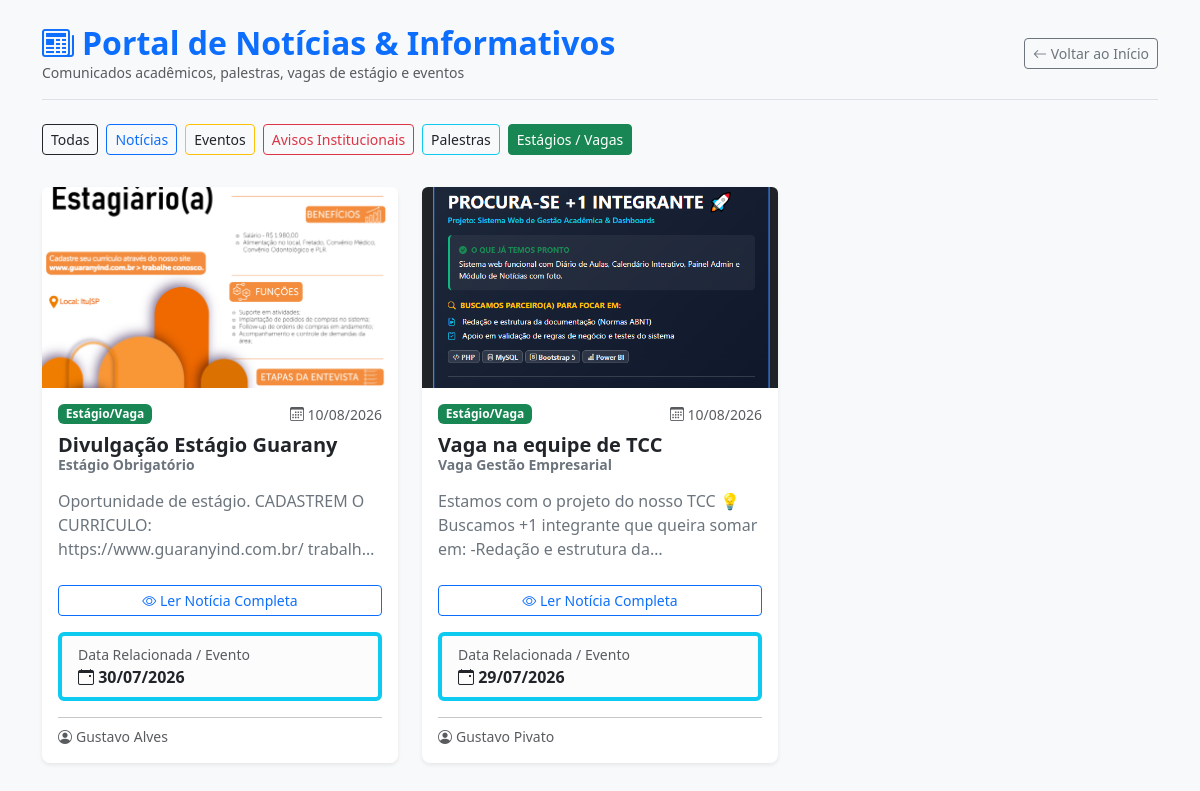
Screenshot of /noticias.php?cat=estágio/vaga with the database file from the repository.
### tables this page shows
CREATE TABLE `noticias_eventos` (
  `id` int(11) NOT NULL,
  `titulo` varchar(200) NOT NULL,
  `subtitulo` varchar(255) DEFAULT NULL,
  `conteudo` text NOT NULL,
  `tipo` enum('Noticia','Evento','Aviso Institucional','Palestra','Estágio/Vaga') NOT NULL DEFAULT 'Noticia',
  `data_evento` date DEFAULT NULL,
  `imagem_capa` varchar(255) DEFAULT NULL,
  `fixado` tinyint(1) DEFAULT 0,
  `status` enum('rascunho','publicado') DEFAULT 'publicado',
  `usuario_id` int(11) NOT NULL,
  `created_at` timestamp NOT NULL DEFAULT current_timestamp(),
  `updated_at` timestamp NOT NULL DEFAULT current_timestamp() ON UPDATE current_timestamp()
);

CREATE TABLE `usuarios` (
  `id` int(11) NOT NULL,
  `nome` varchar(100) NOT NULL,
  `email` varchar(100) NOT NULL,
  `senha` varchar(255) NOT NULL,
  `perfil` enum('admin','aluno') DEFAULT 'aluno',
  `created_at` timestamp NOT NULL DEFAULT current_timestamp()
);

### noticias.php (the view, shortened to what this page needs)
<?php
require_once __DIR__ . '/includes/config.php';
function getBadgeColor($tipo) {
    return match (mb_strtolower(trim($tipo), 'UTF-8')) {
        'aviso institucional', 'aviso' => 'bg-danger',
        'estágio/vaga', 'estagio/vaga', 'vaga' => 'bg-success',
        'evento' => 'bg-warning text-dark',
        'palestra' => 'bg-info text-dark',
        'noticia', 'notícia' => 'bg-primary',
        default => 'bg-secondary',
    };
}
$categoria_filtro = $_GET['cat'] ?? 'todas';
try {
    $sql = "
        SELECT n.*, u.nome AS autor
        FROM noticias_eventos n
        LEFT JOIN usuarios u ON n.usuario_id = u.id
    ";
    if ($categoria_filtro !== 'todas') {
        $sql .= " WHERE LOWER(n.tipo) LIKE :cat";
    }
    $sql .= " ORDER BY n.fixado DESC, COALESCE(n.data_evento, n.created_at) DESC LIMIT 12";
    $stmt = $pdo->prepare($sql);
    if ($categoria_filtro !== 'todas') {
        $stmt->bindValue(':cat', '%' . mb_strtolower($categoria_filtro, 'UTF-8') . '%');
    }
    $stmt->execute();
    $noticias = $stmt->fetchAll(PDO::FETCH_ASSOC);
} catch (PDOException $e) {
    die("Erro na consulta do banco de dados.");
}
$destaque = null;
?>
<!DOCTYPE html>
<html lang="pt-BR">
<head>
    <link href="https://cdn.jsdelivr.net/npm/bootstrap@5.3.0/dist/css/bootstrap.min.css" rel="stylesheet">
    <link rel="stylesheet" href="https://cdn.jsdelivr.net/npm/bootstrap-icons@1.11.0/font/bootstrap-icons.css">
</head>
<body class="bg-body-tertiary">
<div class="container my-4">
    <div class="d-flex justify-content-between align-items-center mb-4 pb-3 border-bottom">
        <div>
            <h2 class="fw-bold mb-0 text-primary"><i class="bi bi-newspaper me-2"></i>Portal de Notícias & Informativos</h2>
            <p class="text-muted small mb-0">Comunicados acadêmicos, palestras, vagas de estágio e eventos</p>
        </div>
        <a href="index.php" class="btn btn-outline-secondary btn-sm"><i class="bi bi-arrow-left"></i> Voltar ao Início</a>
    </div>
    <div class="d-flex gap-2 mb-4 overflow-x-auto pb-2">
        <a href="noticias.php?cat=todas" class="btn btn-sm <?= $categoria_filtro === 'todas' ? 'btn-dark' : 'btn-outline-dark' ?>">Todas</a>
        <a href="noticias.php?cat=noticia" class="btn btn-sm <?= $categoria_filtro === 'noticia' ? 'btn-primary' : 'btn-outline-primary' ?>">Notícias</a>
        <a href="noticias.php?cat=evento" class="btn btn-sm <?= $categoria_filtro === 'evento' ? 'btn-warning text-dark' : 'btn-outline-warning text-dark' ?>">Eventos</a>
        <a href="noticias.php?cat=aviso" class="btn btn-sm <?= $categoria_filtro === 'aviso' ? 'btn-danger' : 'btn-outline-danger' ?>">Avisos Institucionais</a>
        <a href="noticias.php?cat=palestra" class="btn btn-sm <?= $categoria_filtro === 'palestra' ? 'btn-info text-dark' : 'btn-outline-info text-dark' ?>">Palestras</a>
        <a href="noticias.php?cat=estágio/vaga" class="btn btn-sm <?= ($categoria_filtro === 'estágio/vaga' || $categoria_filtro === 'vaga') ? 'btn-success' : 'btn-outline-success' ?>">Estágios / Vagas</a>
    </div>
    <div class="row g-4">
        <?php if (empty($noticias) && !$destaque): ?>
            <div class="col-12">
                <div class="alert alert-info text-center py-5 shadow-sm border-0">
                    <i class="bi bi-info-circle fs-2 d-block mb-2"></i>
                    Nenhum registro encontrado para a categoria selecionada.
                </div>
            </div>
        <?php else: ?>
            <?php foreach ($noticias as $item): ?>
                <div class="col-md-6 col-lg-4">
                    <div class="card h-100 card-noticia shadow-sm bg-white rounded-3">
                        <?php if (!empty($item['imagem_capa']) && file_exists('uploads/' . $item['imagem_capa'])): ?>
                            <div class="img-wrapper ratio ratio-16x9 rounded-top">
                                <img src="uploads/<?= htmlspecialchars($item['imagem_capa']) ?>"
                                     class="img-expandivel"
                                     alt="Capa"
                                     data-titulo="<?= htmlspecialchars($item['titulo']) ?>"
                                     data-img="uploads/<?= htmlspecialchars($item['imagem_capa']) ?>">
                            </div>
                        <?php endif; ?>
                        <div class="card-body d-flex flex-column">
                            <div class="d-flex justify-content-between align-items-center mb-2">
                                <div class="d-flex gap-1 align-items-center">
                                    <span class="badge <?= getBadgeColor($item['tipo']) ?>"><?= htmlspecialchars($item['tipo']) ?></span>
                                </div>
                                <small class="text-muted"><i class="bi bi-calendar3"></i> <?= date('d/m/Y', strtotime($item['created_at'])) ?></small>
                            </div>
                            <h5 class="card-title fw-bold text-dark mb-1"><?= htmlspecialchars($item['titulo']) ?></h5>
                            <?php if (!empty($item['subtitulo'])): ?>
                                <h6 class="card-subtitle mb-2 text-secondary fw-semibold small"><?= htmlspecialchars($item['subtitulo']) ?></h6>
                            <?php endif; ?>
                            <p class="card-text text-secondary mt-2 flex-grow-1 text-truncate-3">
                                <?= strip_tags($item['conteudo']) ?>
                            </p>
                            <a href="noticia_detalhe.php?id=<?= $item['id'] ?>" class="btn btn-outline-primary btn-sm w-100 mt-2 mb-2">
                                <i class="bi bi-eye"></i> Ler Notícia Completa
                            </a>
                            <?php if (!empty($item['data_evento'])): ?>
                                <div class="alert alert-light border-start border-info border-4 py-2 px-3 mt-2 mb-0">
                                    <small class="text-muted d-block">Data Relacionada / Evento</small>
                                    <strong class="text-dark"><i class="bi bi-calendar-event"></i> <?= date('d/m/Y', strtotime($item['data_evento'])) ?></strong>
                                </div>
                            <?php endif; ?>
                        </div>
                        <div class="card-footer bg-transparent border-0 pt-0 pb-3 px-3">
                            <hr class="mt-0 mb-2">
                            <small class="text-muted d-flex align-items-center gap-1">
                                <i class="bi bi-person-circle"></i> <?= htmlspecialchars($item['autor'] ?? 'Administração') ?>
                            </small>
                        </div>
                    </div>
                </div>
            <?php endforeach; ?>
        <?php endif; ?>
    </div>
</div>
</body>
</html>

### noticias.php (style rules this page uses)
.card-noticia { transition: transform 0.2s ease, box-shadow 0.2s ease; border: none; }
.img-wrapper { overflow: hidden; }
.img-wrapper img { transition: transform 0.3s ease; object-fit: cover; cursor: pointer; }
.text-truncate-3 { display: -webkit-box; -webkit-line-clamp: 3; -webkit-box-orient: vertical; overflow: hidden; text-overflow: ellipsis; }

### rows the page displays
noticias_eventos: imagem_capa (picture), tipo "Estágio/Vaga", created_at "10/08/2026", titulo "Divulgação Estágio Guarany", subtitulo "Estágio Obrigatório", conteudo "Oportunidade de estágio. CADASTREM O CURRICULO: https://www.guaranyind.com.br/…", data_evento "30/07/2026", usuario.nome "Gustavo Alves"
noticias_eventos: imagem_capa (picture), tipo "Estágio/Vaga", created_at "10/08/2026", titulo "Vaga na equipe de TCC", subtitulo "Vaga Gestão Empresarial", conteudo "Estamos com o projeto do nosso TCC 💡 Buscamos +1 integrante que queira somar em: -Redação e estrutura…", data_evento "29/07/2026", usuario.nome "Gustavo Pivato"
